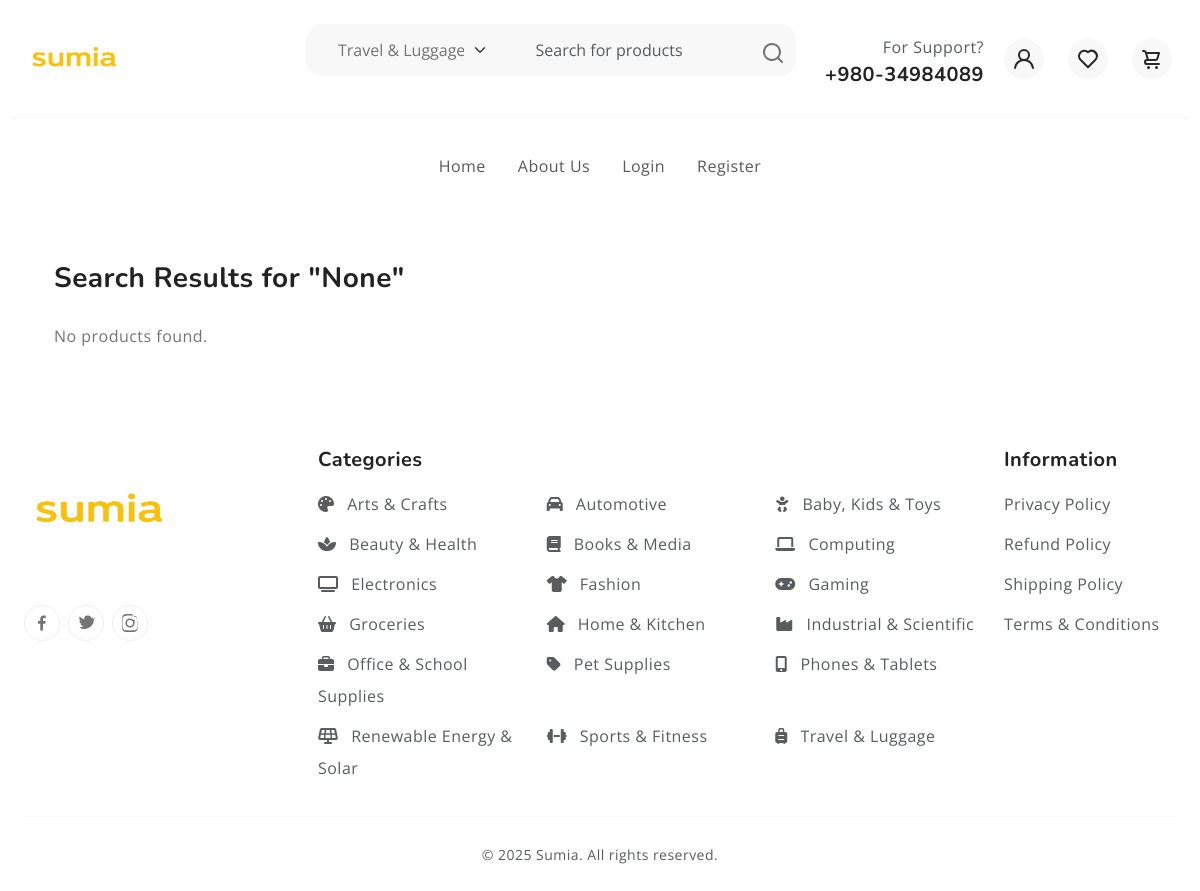
The app's page /search/ with its own data.
### pages/models.py (models this page shows, shortened)
class Category(models.Model):
    name = models.CharField(max_length=100, unique=True)
    slug = models.SlugField(max_length=100, unique=True, blank=True)
    parent = models.ForeignKey(
        'self',
        on_delete=models.SET_NULL,
        null=True,
        blank=True,
        related_name='subcategories'
    )
    description = models.TextField(blank=True)
    is_active = models.BooleanField(default=True)
    created_at = models.DateTimeField(auto_now_add=True)
    updated_at = models.DateTimeField(auto_now=True)
    icon = models.CharField(
        max_length=50,
        blank=True,
        null=True,
        help_text="Font Awesome 6 icon class (e.g., 'fa-solid fa-laptop'). Auto-assigned if empty."
    )
    class Meta:
        verbose_name_plural = 'Categories'
        ordering = ['name']
    CATEGORY_ICON_MAP = {
        'phones': 'fa-solid fa-mobile-alt', 'tablets': 'fa-solid fa-tablet-alt',
        'electronics': 'fa-solid fa-tv', 'computing': 'fa-solid fa-laptop',
        'laptops': 'fa-solid fa-laptop', 'desktops': 'fa-solid fa-desktop',
        'fashion': 'fa-solid fa-shirt', 'clothing': 'fa-solid fa-shirt',
        'shoes': 'fa-solid fa-shoe-prints', 'beauty': 'fa-solid fa-spa',
        'health': 'fa-solid fa-heart-pulse', 'home': 'fa-solid fa-house',
        'kitchen': 'fa-solid fa-blender', 'baby': 'fa-solid fa-baby',
        'kids': 'fa-solid fa-child', 'toys': 'fa-solid fa-robot',
        'sports': 'fa-solid fa-dumbbell', 'fitness': 'fa-solid fa-running',
        'automotive': 'fa-solid fa-car', 'motorcycles': 'fa-solid fa-motorcycle',
        'books': 'fa-solid fa-book', 'media': 'fa-solid fa-compact-disc',
        'gaming': 'fa-solid fa-gamepad', 'groceries': 'fa-solid fa-basket-shopping',
        'food': 'fa-solid fa-apple-whole', 'office': 'fa-solid fa-briefcase',
        'school': 'fa-solid fa-pencil-alt', 'arts': 'fa-solid fa-palette',
        'crafts': 'fa-solid fa-scissors', 'travel': 'fa-solid fa-suitcase-rolling',
        'luggage': 'fa-solid fa-suitcase', 'pets': 'fa-solid fa-paw',
        'industrial': 'fa-solid fa-industry', 'scientific': 'fa-solid fa-flask',
        'renewable': 'fa-solid fa-solar-panel', 'solar': 'fa-solid fa-sun',
        'power': 'fa-solid fa-bolt', 'smartphones': 'fa-solid fa-mobile-alt',
        'tablets': 'fa-solid fa-tablet-alt', 'televisions': 'fa-solid fa-tv',
        'cameras': 'fa-solid fa-camera', 'printers': 'fa-solid fa-print',
        'fragrances': 'fa-solid fa-spray-can', 'skincare': 'fa-solid fa-face-mask',
        'cookware': 'fa-solid fa-utensils', 'appliances': 'fa-solid fa-fan',
        'diapers': 'fa-solid fa-baby-carriage', 'strollers': 'fa-solid fa-baby-carriage',
        'consoles': 'fa-solid fa-gamepad', 'stationery': 'fa-solid fa-pen-fancy',
        'suitcases': 'fa-solid fa-suitcase-rolling', 'dog food': 'fa-solid fa-dog',
        'cat food': 'fa-solid fa-cat', 'test instruments': 'fa-solid fa-microscope',
        'power tools': 'fa-solid fa-screwdriver-wrench', 'inverters': 'fa-solid fa-charging-station',
        'batteries': 'fa-solid fa-battery-full',
    }
    DEFAULT_ICON = 'fa-solid fa-tag' # Fallback icon

### pages/views.py (the view, shortened to what this page needs)
# urls.py: path('search/', search, name='search'),
def search(request):
    query = request.GET.get('q')
    products = Product.objects.none()
    category_id = request.GET.get('category', '') # This is the ID of the selected category
    top_level_categories = Category.objects.filter(parent__isnull=True).prefetch_related('subcategories')
    return render(request, 'search_results.html', {
        'query': query,
        'products': products,
        'top_level_categories': top_level_categories, # Pass for search form
        'selected_category_id': category_id, # Pass to pre-select dropdown
    })

### pages/context_processors.py (called while the page is built)
def categories_for_search(request):
    top_level_categories = Category.objects.filter(parent__isnull=True).prefetch_related('subcategories').order_by('name')
    return {
        'top_level_categories': top_level_categories
    }

### templates/search_results.html
{% extends "base.html" %}
{% load static %}
{% block content %}
<div class="container my-5">
  <h3 class="mb-4">Search Results for "{{ query }}"</h3>
  {% if products %}
    <div class="row row-cols-1 row-cols-sm-2 row-cols-md-3 g-4">
      {% for product in products %}
        <div class="col">
          <div class="card h-100 shadow-sm">
            {% if product.image %}
              <img src="{{ product.image.url }}" class="card-img-top" alt="{{ product.name }}">
            {% else %}
              <img src="{% static 'images/no-image.png' %}" class="card-img-top" alt="No image">
            {% endif %}
            <div class="card-body">
              <h5 class="card-title">{{ product.name }}</h5>
              <p class="card-text">{{ product.description|truncatechars:80 }}</p>
              <p class="text-muted small mb-1">
                <strong>Brand:</strong> {{ product.brand.name }} <br>
                <strong>Category:</strong> {{ product.category.name }}
              </p>
              {% if product.discount_price %}
                <div class="text-danger fw-bold">
                  ${{ product.discount_price }} <del class="text-muted">${{ product.price }}</del>
                </div>
              {% else %}
                <div class="fw-bold">${{ product.price }}</div>
              {% endif %}
              <a href="{% url 'product_detail' product.slug %}" class="btn btn-outline-primary mt-2">View</a>
            </div>
          </div>
        </div>
      {% endfor %}
    </div>
  {% else %}
    <p>No products found.</p>
  {% endif %}
</div>
{% endblock %}

### templates/base.html (shortened to what this page needs)
<!DOCTYPE html>
<html lang="en">
<head>
  {% load static %}
  <link rel="stylesheet" href="https://cdnjs.cloudflare.com/ajax/libs/font-awesome/6.5.2/css/all.min.css"
 />
  <link rel="stylesheet" href="https://cdn.jsdelivr.net/npm/swiper@9/swiper-bundle.min.css">
  <link href="https://cdn.jsdelivr.net/npm/bootstrap@5.3.0-alpha3/dist/css/bootstrap.min.css" rel="stylesheet"
>
  <link rel="stylesheet" type="text/css" href="{% static 'css/vendor.css' %}">
  <link rel="stylesheet" type="text/css" href="{% static 'style.css' %}">
</head>
<body>
<header class="sticky-top bg-white">
  <div class="container-fluid">
    <div class="row py-3 border-bottom">
      <div class="col-sm-4 col-lg-3 text-center text-sm-start">
        <div class="main-logo">
          <a href="{% url 'home' %}">
            <img src="{% static 'images/sumia.png' %}" style="width: 100px; height: 85px;" alt="logo" class="img-fluid">
          </a>
        </div>
      </div>
      <div class="col-sm-6 offset-sm-2 offset-md-0 col-lg-5 d-none d-lg-block">
        <form class="row bg-light p-2 my-2 rounded-4 align-items-center" action="{% url 'search' %}" method="GET">
          <div class="col-md-5 d-none d-md-block">
            <select name="category" class="form-select border-0 bg-transparent">
              {% for parent in top_level_categories %}
              <option value="{{ parent.id }}" {% if request.GET.category|add:'' == parent.id|add:'' %}selected{% endif %}>
                {% if parent.icon %}<i class="{{ parent.icon }}"></i>{% endif %} {{ parent.name }}
              </option>
              {% endfor %}
            </select>
          </div>
          <div class="col-11 col-md-6">
            <input type="text" name="q" class="form-control border-0 bg-transparent" placeholder="Search for products"
              aria-label="Search" value="{{ request.GET.q|default:'' }}" />
          </div>
          <div class="col-1 text-end">
            <button type="submit" class="btn p-0 border-0 bg-transparent search-button">
              <svg width="24" height="24" viewBox="0 0 24 24">
                <use xlink:href="#search"></use>
              </svg>
            </button>
          </div>
        </form>
      </div>
      <div
        class="col-sm-8 col-lg-4 d-flex justify-content-end gap-3 align-items-center mt-4 mt-sm-0 justify-content-center justify-content-sm-end">
        <div class="support-box text-end d-none d-xl-block">
          <span class="fs-6 text-muted">For Support?</span>
          <h5 class="mb-0">+980-34984089</h5>
        </div>
        <ul class="d-flex justify-content-end list-unstyled m-0 gap-3">
          <li>
            {% if user.is_authenticated %}
            <a href="{% if user.account_type == 'user' %}{% url 'user_dashboard' %}{% elif user.account_type == 'vendor' %}{% url 'vendor_dashboard' %}{% else %}{% url 'login' %}{% endif %}"
              class="rounded-circle bg-light p-2 mx-1 d-flex align-items-center justify-content-center">
              <svg width="24" height="24" viewBox="0 0 24 24">
                <use xlink:href="#user"></use>
              </svg>
            </a>
            {% else %}
            <a href="{% url 'login' %}"
              class="rounded-circle bg-light p-2 mx-1 d-flex align-items-center justify-content-center">
              <svg width="24" height="24" viewBox="0 0 24 24">
                <use xlink:href="#user"></use>
              </svg>
            </a>
            {% endif %}
          </li>
          <li>
            <a href="{% url 'wishlist' %}"
              class="rounded-circle bg-light p-2 mx-1 d-flex align-items-center justify-content-center">
              <svg width="24" height="24" viewBox="0 0 24 24">
                <use xlink:href="#heart"></use>
              </svg>
            </a>
          </li>
          <li>
            <a href="{% url 'cart' %}"
              class="rounded-circle bg-light p-2 mx-1 d-flex align-items-center justify-content-center"
              >
              <svg width="24" height="24" viewBox="0 0 24 24">
                <use xlink:href="#cart"></use>
              </svg>
            </a>
          </li>
        </ul>
      </div>
    </div>
  </div>
  <div class="container-fluid">
    <div class="row py-3">
      <div class="d-flex justify-content-center justify-content-sm-between align-items-center"  style="margin: auto; justify-content: center; align-items: center; width: fit-content;">
<nav class="main-menu navbar navbar-expand-lg">
    <div>
        <div class="collapse navbar-collapse justify-content-end" id="mainNavbarContent">
             <ul class="navbar-nav menu-list list-unstyled gap-3 mb-0">
                <li class="nav-item active">
                    <a href="{% url 'home' %}" class="nav-link">Home</a>
                </li>
                <li class="nav-item">
                    <a href="{% url 'about' %}" class="nav-link">About Us</a>
                </li>
                        {% if request.user.is_authenticated %}
                        <li class="nav-item active"><a  class="nav-link" href="{% if request.user.account_type == 'user' %}{% url 'user_dashboard' %}{% elif request.user.account_type == 'vendor' %}{% url 'vendor_dashboard' %}{% else %}{% url 'login' %}{% endif %}" class="dropdown-item">My Account</a></li>
                        <li class="nav-item active"><a  class="nav-link" href="{% url 'cart' %}" class="dropdown-item">Cart</a></li>
                        <li class="nav-item active"><a  class="nav-link" href="{% url 'wishlist' %}" class="dropdown-item">Wishlist</a></li>
                        <li class="nav-item active"><a  class="nav-link" href="{% url 'logout' %}" class="dropdown-item">Logout</a></li>
                        {% else %}
                        <li class="nav-item active"><a  class="nav-link" href="{% url 'login' %}" class="dropdown-item">Login</a></li>
                        <li class="nav-item active"><a  class="nav-link" href="{% url 'register' %}" class="dropdown-item">Register</a></li>
                        {% endif %}
            </ul>
        </div>
    </div>
</nav>
      </div>
    </div>
  </div>
</header>
  {% block content %}
  {% endblock %}
<footer class="text-light pt-5 pb-4">
  <div class="container-fluid">
    <div class="row gy-4">
      <div class="col-lg-3 col-md-6">
                    <a href="{% url 'home' %}">
              <img src="{% static 'images/sumia.png' %}" style="width: 150px; height: 125px; margin-bottom: 2rem;" alt="logo"
                class="img-fluid">
            </a>
          <div class="d-flex gap-2">
          <a href="#" class="btn btn-outline-light rounded-circle p-2 d-flex align-items-center justify-content-center">
            <svg xmlns="http://www.w3.org/2000/svg" width="18" height="18" viewBox="0 0 24 24">
              <path fill="currentColor"
                d="M15.12 5.32H17V2.14A26.11 26.11 0 0 0 14.26 2c-2.72 0-4.58 1.66-4.58 4.7v2.62H6.61v3.56h3.07V22h3.68v-9.12h3.06l.46-3.56h-3.52V7.05c0-1.05.28-1.73 1.76-1.73Z" />
            </svg>
          </a>
          <a href="#" class="btn btn-outline-light rounded-circle p-2 d-flex align-items-center justify-content-center">
          </a>
          <a href="#" class="btn btn-outline-light rounded-circle p-2 d-flex align-items-center justify-content-center">
          </a>
        </div>
      </div>
      <div class="col-lg-7 col-md-12">
        <h5 class="fw-bold mb-3">Categories</h5>
        <div class="row">
          {% for parent in top_level_categories %}
          <div class="col-6 col-sm-4 mb-2">
            <a href="{% url 'category_detail' parent.slug %}" class="text-muted text-decoration-none">
              {% if parent.icon %}<i class="{{ parent.icon }} me-2"></i>{% endif %}
              {{ parent.name }}
            </a>
          </div>
          {% endfor %}
        </div>
      </div>
      <div class="" style="width: fit-content;">
        <div>
        <h5 class="fw-bold mb-3">Information</h5>
        <ul class="list-unstyled">
          <li><a href="#" class="text-muted text-decoration-none d-block mb-2">Privacy Policy</a></li>
          <li><a href="#" class="text-muted text-decoration-none d-block mb-2">Refund Policy</a></li>
          <li><a href="#" class="text-muted text-decoration-none d-block mb-2">Shipping Policy</a></li>
          <li><a href="#" class="text-muted text-decoration-none d-block mb-2">Terms & Conditions</a></li>
        </ul></div>
        </div>
    </div>
    <hr class="border-secondary my-4">
    <div class="text-center text-muted small">
      &copy; 2025 Sumia. All rights reserved.
    </div>
  </div>
</footer>
</body>
</html>

### authentications/static/style.css (style rules this page uses)
:root { --header-height : 160px; --header-height-min : 80px; }
:root { --accent-color : #FFC43F; --dark-color : #222222; --light-dark-color : #727272; --light-color : #fff; --grey-color : #dbdbdb; --light-grey-color : #fafafa; --primary-color : #6995B1; --light-primary-color : #eef1f3; }
:root { --body-font : "Open Sans", sans-serif; --heading-font : "Nunito", sans-serif; }
body { --bs-link-color: #333; --bs-link-hover-color:#333; --bs-link-color-rgb: 40,40,40; --bs-link-hover-color-rgb: 0,0,0; --bs-light-rgb: 248, 248, 248; --bs-font-sans-serif: "Open Sans", sans-serif; --bs-body-font-family: var(--bs-font-sans-serif); --bs-body-font-size: 1rem; --bs-body-font-weight: 400; --bs-body-line-height: 2; --bs-body-color: #747474; --bs-primary: #FFC43F; --bs-primary-rgb: 255, 196, 63; --bs-success: #a3be4c; --bs-success-rgb: 163, 190, 76; --bs-primary-bg-subtle: #FFF9EB; --bs-success-bg-subtle: #eef5e5; --bs-border-color: #F7F7F7; --bs-secondary-rgb: 230, 243, 251; --bs-danger: #ff0000; --bs-warning-rgb: 255, 249, 235; --bs-info-rgb: 230, 243, 250; }
.btn-outline-light { --bs-btn-color: #747474; --bs-btn-border-color: #EFEFEF; --bs-btn-hover-color: #000; --bs-btn-hover-bg: #EFEFEF; --bs-btn-hover-border-color: #EFEFEF; --bs-btn-focus-shadow-rgb: 248,249,250; --bs-btn-active-color: #000; --bs-btn-active-bg: #EFEFEF; --bs-btn-active-border-color: #EFEFEF; --bs-btn-active-shadow: inset 0 3px 5px rgba(0, 0, 0, 0.125); --bs-btn-disabled-color: #EFEFEF; --bs-btn-disabled-bg: transparent; --bs-btn-disabled-border-color: #EFEFEF; --bs-gradient: none; }
body { letter-spacing: 0.03em; }
h1,h2,h3,h4,h5,h6 { font-family: var(--heading-font); color: var(--dark-color); font-weight: 700; }
.container, .container-fluid, .container-lg, .container-md, .container-sm, .container-xl, .container-xxl { --bs-gutter-x: 3rem; }
.container-fluid { max-width: 1600px; }

### templates/base.html (style rules this page uses)
.search-button { transition: transform 0.3s ease-in-out; }

### records on screen
Category: name "Arts & Crafts"
Category: name "Automotive"
Category: name "Baby, Kids & Toys"
Category: name "Beauty & Health"
Category: name "Books & Media"
Category: name "Computing"
Category: name "Electronics"
Category: name "Fashion"
Category: name "Gaming"
Category: name "Groceries"
Category: name "Home & Kitchen"
Category: name "Industrial & Scientific"
Category: name "Office & School Supplies"
Category: name "Pet Supplies"
Category: name "Phones & Tablets"
Category: name "Renewable Energy & Solar"
Category: name "Sports & Fitness"
Category: name "Travel & Luggage"

### other values on screen
{{ query }} "None"
